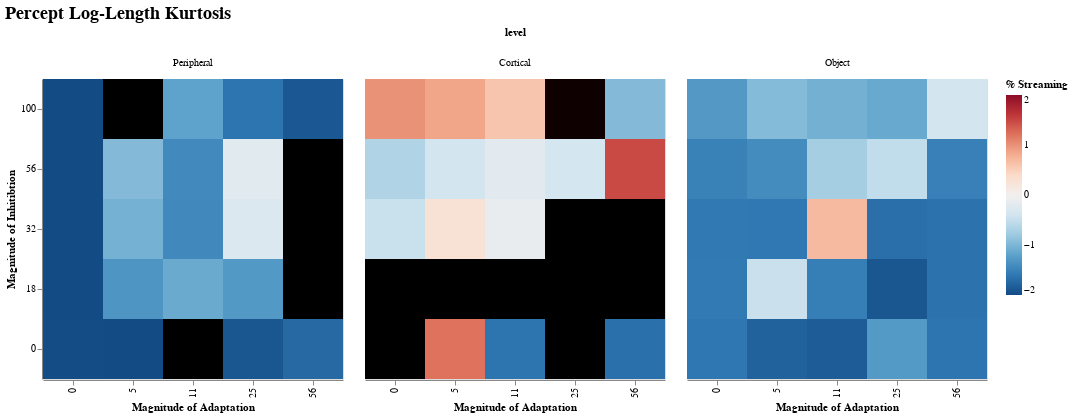

Notebook code cell kept with this figure:
### Code cell
df_kurt |>
  @vlplot(:rect, width=300, height=300,
          title={text="Percept Log-Length Kurtosis",fontSize=18},
          column={field=:level, typ="nominal", sort=["Peripheral", "Cortical", "Object"]},
          x={field=:c_a, typ="ordinal", sort = "ascending",
             axis={title="Magnitude of Adaptation"}},
          y={field=:c_m, typ="ordinal", sort = "descending",
             axis={title="Magnitude of Inhitibtion"}},
          color={field="kurt", aggregate="mean", typ="quantitative",
                 sort = "descending",scale={domain=[-2,2],range="diverging"},
                 legend={title="% Streaming"}},
          config={range={diverging={scheme="redblue"}}})

### Figure 1 — Vega-Lite specification as saved in the notebook (floating-point values rounded to 4 significant figures)
{"config": {"range": {"diverging": {"scheme": "redblue"}}}, "data": {"values": [{"c_a": 0, "c_m": 0, "kurt": -1.992, "level": "Peripheral"}, {"c_a": 0, "c_m": 18, "kurt": -2, "level": "Peripheral"}, {"c_a": 0, "c_m": 32, "kurt": -2, "level": "Peripheral"}, {"c_a": 0, "c_m": 56, "kurt": -2, "level": "Peripheral"}, {"c_a": 0, "c_m": 100, "kurt": -2, "level": "Peripheral"}, {"c_a": 5, "c_m": 0, "kurt": -2, "level": "Peripheral"}, {"c_a": 5, "c_m": 18, "kurt": -1.324, "level": "Peripheral"}, {"c_a": 5, "c_m": 32, "kurt": -1.048, "level": "Peripheral"}, {"c_a": 5, "c_m": 56, "kurt": -0.9558, "level": "Peripheral"}, {"c_a": 5, "c_m": 100, "kurt": 9.239, "level": "Peripheral"}, {"c_a": 11, "c_m": 0, "kurt": 89.81, "level": "Peripheral"}, {"c_a": 11, "c_m": 18, "kurt": -1.121, "level": "Peripheral"}, {"c_a": 11, "c_m": 32, "kurt": -1.442, "level": "Peripheral"}, {"c_a": 11, "c_m": 56, "kurt": -1.431, "level": "Peripheral"}, {"c_a": 11, "c_m": 100, "kurt": -1.191, "level": "Peripheral"}, {"c_a": 25, "c_m": 0, "kurt": -1.894, "level": "Peripheral"}, {"c_a": 25, "c_m": 18, "kurt": -1.285, "level": "Peripheral"}, {"c_a": 25, "c_m": 32, "kurt": -0.2821, "level": "Peripheral"}, {"c_a": 25, "c_m": 56, "kurt": -0.2126, "level": "Peripheral"}, {"c_a": 25, "c_m": 100, "kurt": -1.625, "level": "Peripheral"}, {"c_a": 56, "c_m": 0, "kurt": -1.735, "level": "Peripheral"}, {"c_a": 56, "c_m": 18, "kurt": 3.649, "level": "Peripheral"}, {"c_a": 56, "c_m": 32, "kurt": 70.77, "level": "Peripheral"}, {"c_a": 56, "c_m": 56, "kurt": 32.09, "level": "Peripheral"}, {"c_a": 56, "c_m": 100, "kurt": -1.889, "level": "Peripheral"}, {"c_a": 0, "c_m": 0, "kurt": 20.02, "level": "Cortical"}, {"c_a": 0, "c_m": 18, "kurt": 9.782, "level": "Cortical"}, {"c_a": 0, "c_m": 32, "kurt": -0.4697, "level": "Cortical"}, {"c_a": 0, "c_m": 56, "kurt": -0.6541, "level": "Cortical"}, {"c_a": 0, "c_m": 100, "kurt": 0.9933, "level": "Cortical"}, {"c_a": 5, "c_m": 0, "kurt": 1.215, "level": "Cortical"}, {"c_a": 5, "c_m": 18, "kurt": 4.93, "level": "Cortical"}, {"c_a": 5, "c_m": 32, "kurt": 0.274, "level": "Cortical"}, {"c_a": 5, "c_m": 56, "kurt": -0.3908, "level": "Cortical"}, {"c_a": 5, "c_m": 100, "kurt": 0.8582, "level": "Cortical"}, {"c_a": 11, "c_m": 0, "kurt": -1.631, "level": "Cortical"}, {"c_a": 11, "c_m": 18, "kurt": 17.16, "level": "Cortical"}, {"c_a": 11, "c_m": 32, "kurt": -0.1285, "level": "Cortical"}, {"c_a": 11, "c_m": 56, "kurt": -0.2027, "level": "Cortical"}, {"c_a": 11, "c_m": 100, "kurt": 0.6002, "level": "Cortical"}, {"c_a": 25, "c_m": 0, "kurt": 3.478, "level": "Cortical"}, {"c_a": 25, "c_m": 18, "kurt": 9.728, "level": "Cortical"}, {"c_a": 25, "c_m": 32, "kurt": 5.4, "level": "Cortical"}, {"c_a": 25, "c_m": 56, "kurt": -0.3722, "level": "Cortical"}, {"c_a": 25, "c_m": 100, "kurt": 2.978, "level": "Cortical"}, {"c_a": 56, "c_m": 0, "kurt": -1.669, "level": "Cortical"}, {"c_a": 56, "c_m": 18, "kurt": 11.3, "level": "Cortical"}, {"c_a": 56, "c_m": 32, "kurt": 5.589, "level": "Cortical"}, {"c_a": 56, "c_m": 56, "kurt": 1.474, "level": "Cortical"}, {"c_a": 56, "c_m": 100, "kurt": -0.9594, "level": "Cortical"}, {"c_a": 0, "c_m": 0, "kurt": -1.612, "level": "Object"}, {"c_a": 5, "c_m": 0, "kurt": -1.796, "level": "Object"}, {"c_a": 11, "c_m": 0, "kurt": -1.851, "level": "Object"}, {"c_a": 25, "c_m": 0, "kurt": -1.274, "level": "Object"}, {"c_a": 56, "c_m": 0, "kurt": -1.626, "level": "Object"}, {"c_a": 0, "c_m": 18, "kurt": -1.581, "level": "Object"}, {"c_a": 5, "c_m": 18, "kurt": -0.4627, "level": "Object"}, {"c_a": 11, "c_m": 18, "kurt": -1.545, "level": "Object"}, {"c_a": 25, "c_m": 18, "kurt": -1.893, "level": "Object"}, {"c_a": 56, "c_m": 18, "kurt": -1.648, "level": "Object"}, {"c_a": 0, "c_m": 32, "kurt": -1.594, "level": "Object"}, {"c_a": 5, "c_m": 32, "kurt": -1.603, "level": "Object"}, {"c_a": 11, "c_m": 32, "kurt": 0.6898, "level": "Object"}, {"c_a": 25, "c_m": 32, "kurt": -1.677, "level": "Object"}, {"c_a": 56, "c_m": 32, "kurt": -1.645, "level": "Object"}, {"c_a": 0, "c_m": 56, "kurt": -1.509, "level": "Object"}, {"c_a": 5, "c_m": 56, "kurt": -1.414, "level": "Object"}, {"c_a": 11, "c_m": 56, "kurt": -0.7386, "level": "Object"}, {"c_a": 25, "c_m": 56, "kurt": -0.529, "level": "Object"}, {"c_a": 56, "c_m": 56, "kurt": -1.525, "level": "Object"}, {"c_a": 0, "c_m": 100, "kurt": -1.282, "level": "Object"}, {"c_a": 5, "c_m": 100, "kurt": -0.9544, "level": "Object"}, {"c_a": 11, "c_m": 100, "kurt": -1.064, "level": "Object"}, {"c_a": 25, "c_m": 100, "kurt": -1.129, "level": "Object"}, {"c_a": 56, "c_m": 100, "kurt": -0.3893, "level": "Object"}]}, "encoding": {"color": {"aggregate": "mean", "field": "kurt", "legend": {"title": "% Streaming"}, "scale": {"domain": [-2, 2], "range": "diverging"}, "sort": "descending", "type": "quantitative"}, "column": {"field": "level", "sort": ["Peripheral", "Cortical", "Object"], "type": "nominal"}, "x": {"axis": {"title": "Magnitude of Adaptation"}, "field": "c_a", "sort": "ascending", "type": "ordinal"}, "y": {"axis": {"title": "Magnitude of Inhitibtion"}, "field": "c_m", "sort": "descending", "type": "ordinal"}}, "height": 300, "mark": "rect", "title": {"fontSize": 18, "text": "Percept Log-Length Kurtosis"}, "width": 300}
